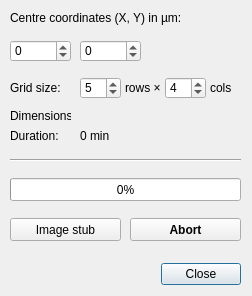
<?xml version="1.0" encoding="UTF-8"?>
<ui version="4.0">
 <class>stubOVDlg</class>
 <widget class="QDialog" name="stubOVDlg">
  <property name="windowModality">
   <enum>Qt::ApplicationModal</enum>
  </property>
  <property name="geometry">
   <rect>
    <x>0</x>
    <y>0</y>
    <width>252</width>
    <height>296</height>
   </rect>
  </property>
  <property name="sizePolicy">
   <sizepolicy hsizetype="Preferred" vsizetype="Preferred">
    <horstretch>0</horstretch>
    <verstretch>0</verstretch>
   </sizepolicy>
  </property>
  <property name="windowTitle">
   <string>Acquire Stub Overview</string>
  </property>
  <property name="layoutDirection">
   <enum>Qt::RightToLeft</enum>
  </property>
  <widget class="QDialogButtonBox" name="buttonBox">
   <property name="geometry">
    <rect>
     <x>50</x>
     <y>258</y>
     <width>191</width>
     <height>32</height>
    </rect>
   </property>
   <property name="layoutDirection">
    <enum>Qt::LeftToRight</enum>
   </property>
   <property name="locale">
    <locale language="English" country="UnitedKingdom"/>
   </property>
   <property name="orientation">
    <enum>Qt::Horizontal</enum>
   </property>
   <property name="standardButtons">
    <set>QDialogButtonBox::Close</set>
   </property>
  </widget>
  <widget class="Line" name="line_2">
   <property name="geometry">
    <rect>
     <x>10</x>
     <y>152</y>
     <width>231</width>
     <height>16</height>
    </rect>
   </property>
   <property name="orientation">
    <enum>Qt::Horizontal</enum>
   </property>
  </widget>
  <widget class="QPushButton" name="pushButton_acquire">
   <property name="geometry">
    <rect>
     <x>10</x>
     <y>218</y>
     <width>111</width>
     <height>23</height>
    </rect>
   </property>
   <property name="font">
    <font>
     <weight>50</weight>
     <bold>false</bold>
    </font>
   </property>
   <property name="layoutDirection">
    <enum>Qt::RightToLeft</enum>
   </property>
   <property name="text">
    <string>Image stub</string>
   </property>
  </widget>
  <widget class="QLabel" name="label_3">
   <property name="geometry">
    <rect>
     <x>10</x>
     <y>10</y>
     <width>211</width>
     <height>16</height>
    </rect>
   </property>
   <property name="text">
    <string>Centre coordinates (X, Y) in µm:</string>
   </property>
  </widget>
  <widget class="QLabel" name="label">
   <property name="geometry">
    <rect>
     <x>10</x>
     <y>80</y>
     <width>51</width>
     <height>16</height>
    </rect>
   </property>
   <property name="text">
    <string>Grid size:</string>
   </property>
  </widget>
  <widget class="QLabel" name="label_2">
   <property name="geometry">
    <rect>
     <x>10</x>
     <y>128</y>
     <width>71</width>
     <height>16</height>
    </rect>
   </property>
   <property name="text">
    <string>Duration:</string>
   </property>
  </widget>
  <widget class="QLabel" name="label_duration">
   <property name="geometry">
    <rect>
     <x>80</x>
     <y>128</y>
     <width>161</width>
     <height>16</height>
    </rect>
   </property>
   <property name="text">
    <string>0 min</string>
   </property>
  </widget>
  <widget class="QSpinBox" name="spinBox_X">
   <property name="geometry">
    <rect>
     <x>10</x>
     <y>40</y>
     <width>61</width>
     <height>22</height>
    </rect>
   </property>
   <property name="layoutDirection">
    <enum>Qt::LeftToRight</enum>
   </property>
   <property name="minimum">
    <number>-200000</number>
   </property>
   <property name="maximum">
    <number>200000</number>
   </property>
   <property name="singleStep">
    <number>10</number>
   </property>
  </widget>
  <widget class="QSpinBox" name="spinBox_Y">
   <property name="geometry">
    <rect>
     <x>80</x>
     <y>40</y>
     <width>61</width>
     <height>22</height>
    </rect>
   </property>
   <property name="layoutDirection">
    <enum>Qt::LeftToRight</enum>
   </property>
   <property name="minimum">
    <number>-200000</number>
   </property>
   <property name="maximum">
    <number>200000</number>
   </property>
   <property name="singleStep">
    <number>10</number>
   </property>
   <property name="value">
    <number>0</number>
   </property>
  </widget>
  <widget class="QProgressBar" name="progressBar">
   <property name="geometry">
    <rect>
     <x>10</x>
     <y>178</y>
     <width>231</width>
     <height>23</height>
    </rect>
   </property>
   <property name="layoutDirection">
    <enum>Qt::LeftToRight</enum>
   </property>
   <property name="value">
    <number>0</number>
   </property>
  </widget>
  <widget class="QPushButton" name="pushButton_abort">
   <property name="geometry">
    <rect>
     <x>130</x>
     <y>218</y>
     <width>111</width>
     <height>23</height>
    </rect>
   </property>
   <property name="font">
    <font>
     <weight>75</weight>
     <bold>true</bold>
    </font>
   </property>
   <property name="text">
    <string>Abort</string>
   </property>
  </widget>
  <widget class="QLabel" name="label_dimension">
   <property name="geometry">
    <rect>
     <x>80</x>
     <y>108</y>
     <width>161</width>
     <height>16</height>
    </rect>
   </property>
   <property name="text">
    <string/>
   </property>
  </widget>
  <widget class="QLabel" name="label_6">
   <property name="geometry">
    <rect>
     <x>10</x>
     <y>108</y>
     <width>61</width>
     <height>16</height>
    </rect>
   </property>
   <property name="text">
    <string>Dimensions:</string>
   </property>
  </widget>
  <widget class="QSpinBox" name="spinBox_rows">
   <property name="geometry">
    <rect>
     <x>80</x>
     <y>77</y>
     <width>41</width>
     <height>22</height>
    </rect>
   </property>
   <property name="layoutDirection">
    <enum>Qt::LeftToRight</enum>
   </property>
   <property name="minimum">
    <number>2</number>
   </property>
   <property name="maximum">
    <number>99</number>
   </property>
   <property name="singleStep">
    <number>1</number>
   </property>
   <property name="value">
    <number>5</number>
   </property>
  </widget>
  <widget class="QSpinBox" name="spinBox_cols">
   <property name="geometry">
    <rect>
     <x>165</x>
     <y>77</y>
     <width>41</width>
     <height>22</height>
    </rect>
   </property>
   <property name="layoutDirection">
    <enum>Qt::LeftToRight</enum>
   </property>
   <property name="minimum">
    <number>2</number>
   </property>
   <property name="maximum">
    <number>99</number>
   </property>
   <property name="singleStep">
    <number>1</number>
   </property>
   <property name="value">
    <number>4</number>
   </property>
  </widget>
  <widget class="QLabel" name="label_7">
   <property name="geometry">
    <rect>
     <x>125</x>
     <y>80</y>
     <width>41</width>
     <height>16</height>
    </rect>
   </property>
   <property name="text">
    <string>rows ×</string>
   </property>
  </widget>
  <widget class="QLabel" name="label_8">
   <property name="geometry">
    <rect>
     <x>210</x>
     <y>80</y>
     <width>21</width>
     <height>16</height>
    </rect>
   </property>
   <property name="text">
    <string>cols</string>
   </property>
  </widget>
 </widget>
 <tabstops>
  <tabstop>spinBox_X</tabstop>
  <tabstop>spinBox_Y</tabstop>
  <tabstop>pushButton_acquire</tabstop>
  <tabstop>pushButton_abort</tabstop>
 </tabstops>
 <resources/>
 <connections>
  <connection>
   <sender>buttonBox</sender>
   <signal>accepted()</signal>
   <receiver>stubOVDlg</receiver>
   <slot>accept()</slot>
   <hints>
    <hint type="sourcelabel">
     <x>248</x>
     <y>254</y>
    </hint>
    <hint type="destinationlabel">
     <x>157</x>
     <y>274</y>
    </hint>
   </hints>
  </connection>
  <connection>
   <sender>buttonBox</sender>
   <signal>rejected()</signal>
   <receiver>stubOVDlg</receiver>
   <slot>reject()</slot>
   <hints>
    <hint type="sourcelabel">
     <x>316</x>
     <y>260</y>
    </hint>
    <hint type="destinationlabel">
     <x>286</x>
     <y>274</y>
    </hint>
   </hints>
  </connection>
 </connections>
</ui>
